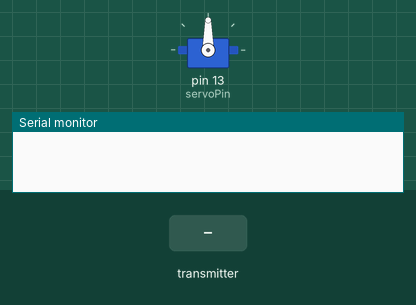
Bench run of a sketch on a simulated Arduino Mega 2560, built with avr-gcc and run on an emulated ATmega2560. On the bench: servo, the last lines printed to the serial monitor. The inputs (shaded band) are chosen by the test bench. No radio packets arrive unless stated.

Above: at 1.2 s.
1.3 s: the transmitter starts sending data.0 = 0
At 1.7 s:
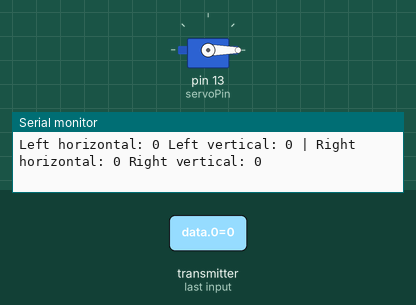
2.8 s: the transmitter starts sending data.1 = 256
At 4.0 s:
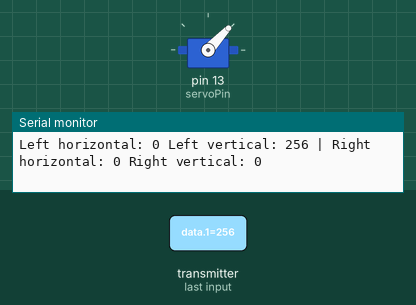
4.3 s: the transmitter starts sending data.1 = 1023
At 5.2 s:
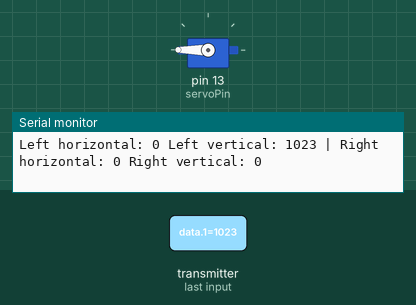
8.8 s: the transmitter starts sending data.1 = 0
At 9.9 s:
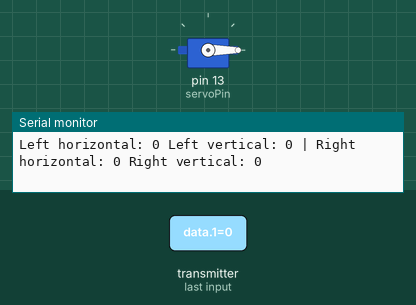
10.3 s: the transmitter starts sending data.1 = 512
At 10.9 s:
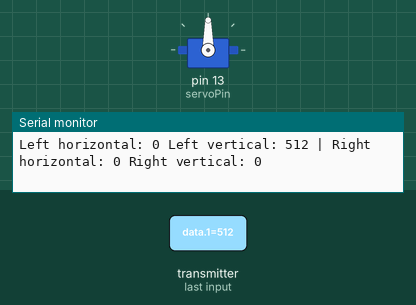
Timing chart, 0 to 12.8 s (numbered marks = the images above; inputs shaded):
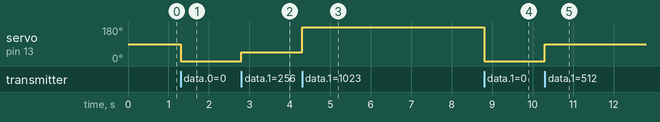

Measured:
- after the input at 1.3 s, servo on pin 13 (servoPin): 90° → 0° at once
- after the input at 2.8 s, servo on pin 13 (servoPin): 0° → 47° at once
- after the input at 4.3 s, servo on pin 13 (servoPin): 47° → 180° at once
- after the input at 8.8 s, servo on pin 13 (servoPin): 180° → 0° at once
- after the input at 10.3 s, servo on pin 13 (servoPin): 0° → 90° at once

The sketch:

rf_receiver.ino
```cpp
/*
 *
 *
 */

// Include libraries
#include <SPI.h>
#include <RF24.h>
#include <printf.h>
#include <RF24_config.h>
#include <nRF24L01.h>
#include <Servo.h>

// Initialize radio object
RF24 radio(49, 48); // pin for CE pin, pin  for CSN pin.

// Initialize servo object
Servo myservo;

const int servoPin = 13; // servo pin
const byte address[6] = "00001";
int val_x, val_y;

//
void setup() {
  Serial.begin(115200);

  if (!radio.begin()){
    Serial.println("Wetin?");
  }

  radio.openReadingPipe(0, address); //
  radio.setPALevel(RF24_PA_LOW); //
  //radio.setDataRate(RF24_250KBPS);
  radio.startListening();
  myservo.attach(servoPin); // Attach the Servo variable to a pin
  myservo.write(90); // need to find the center

}

void loop() {
  /*
   * data[0] - left joystick x axis
   * data[1] - left joystick y axis
   * data[2] - right joystick x axis
   * data[3] - right joystick y axis
   */
  int data[4];
  if (radio.available()) {
    radio.read(&data, sizeof(data));
    Serial.print("Left horizontal: ");
    Serial.print(data[0]);
    Serial.print(" Left vertical: ");
    Serial.print(data[1]);
    Serial.print(" | Right horizontal: ");
    Serial.print(data[2]);
    Serial.print(" Right vertical: ");
    Serial.println(data[3]);

    // Servo control
    if (data[1] > 525){
      val_x = map(data[1], 530, 1023, 90, 180);
      myservo.write(val_x);
    }

    else if (data[1] < 505){
      val_x = map(data[1], 500, 0, 90, 0);
      myservo.write(val_x);
    }

    else {
      myservo.write(90);
    }

  }

}
```
